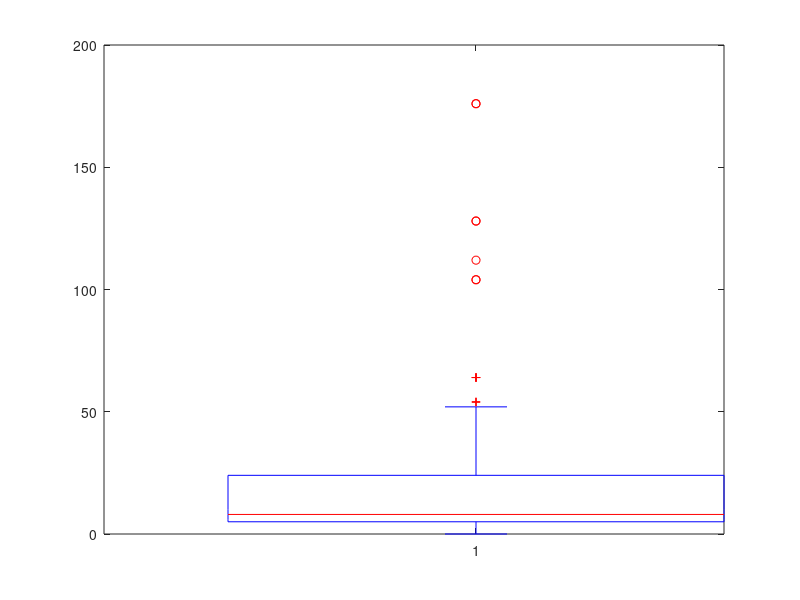

Here is the MATLAB script that generated this plot:
clc
clearvars;

load('machine.mat')

meen = mean(performance);
medaian = median(performance);
mehd = mad(performance);

boxplot(measurements(:,6));